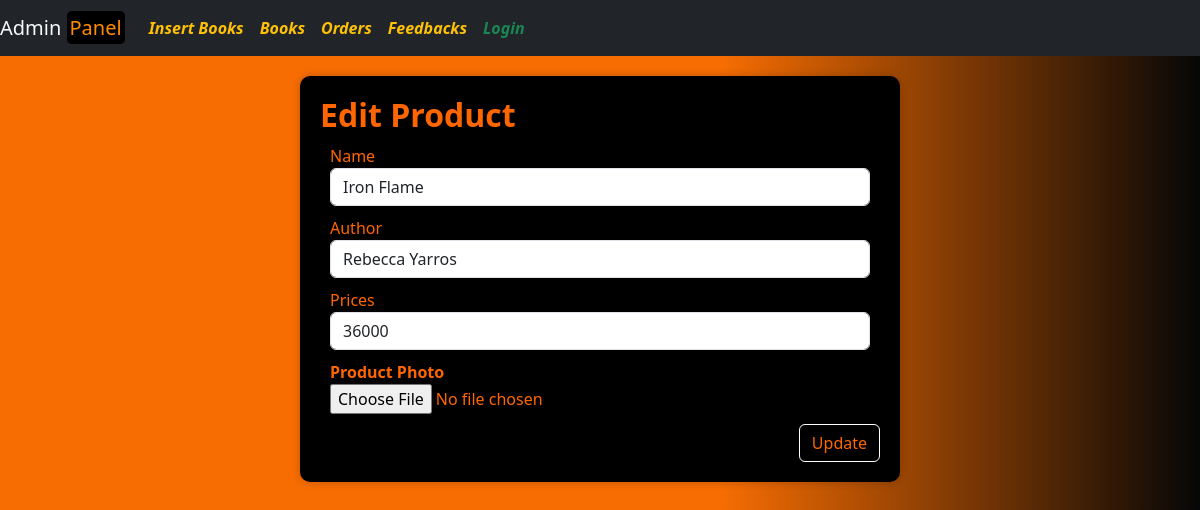
Screenshot of /admin/prod_edit.php?prod_id=1 with the database file from the repository.
### tables this page shows
CREATE TABLE IF NOT EXISTS `products` (
  `prod_id` bigint(20) NOT NULL AUTO_INCREMENT,
  `prod_name` varchar(50) NOT NULL,
  `author` varchar(50) NOT NULL,
  `prices` varchar(50) NOT NULL,
  `prod_img` varchar(50) NOT NULL,
  PRIMARY KEY (`prod_id`)
);

### admin/prod_edit.php (the view, shortened to what this page needs)
<?php
include("header.php");
include("connection.php");
$prod_name = "";
$prod_auth = "";
$prod_prc = "";
if (isset($_GET['prod_id'])) {
    $prod_id = $_GET['prod_id'];
    $sql = "SELECT * FROM products WHERE prod_id = $prod_id";
    $result = mysqli_query($con, $sql);
    if (mysqli_num_rows($result) == 1) {
        $row = mysqli_fetch_assoc($result);
        $prod_name = $row['prod_name'];
        $prod_auth = $row['author'];
        $prod_prc = $row['prices'];
    } else {
        echo '<div class="alert alert-danger" role="alert">Product not found!</div>';
    }
} else {
    echo '<div class="alert alert-danger" role="alert">Invalid request!</div>';
}
?>
<div class="edit-form">
    <h2><b>Edit Product</b></h2>
    <form method="post" enctype="multipart/form-data">
        <div class="form-group">
            <label for="nm">Name</label>
            <input type="text" name="nm" class="form-control" id="nm" required value="<?php echo $prod_name; ?>">
        </div>
        <div class="form-group">
            <label for="auth">Author</label>
            <input type="text" name="auth" class="form-control" id="auth" required value="<?php echo $prod_auth; ?>">
        </div>
        <div class="form-group">
            <label for="prc">Prices</label>
            <input type="text" name="prc" class="form-control" id="prc" required value="<?php echo $prod_prc; ?>">
        </div>
        <div class="form-group">
            <label for="img"><b>Product Photo</b></label><br>
            <input type="file" name="img" class="form-control-file" id="img" accept="image/*">
        </div>
        <div class="btn-container">
            <button type="submit" name="update" class="btn">Update</button>
        </div>
    </form>
</div>

### admin/style.css (style rules this page uses)
body { min-height: 100vh; margin: 0; padding: 0; }

### admin/prod_edit.php (style rules this page uses)
body { background: linear-gradient(90deg, rgba(247, 109, 2, 1) 60%, rgba(6, 6, 6, 1) 100%); color: #000; }
.edit-form { background-color: black; width: 600px; color: #f60; padding: 20px; border-radius: 10px; margin-top: 20px; box-shadow: 0 0 10px rgba(0, 0, 0, 0.2); margin: 20px auto; }
.form-group { margin: 10px; }
label { color: #f60; }
.btn-container { text-align: right; }
.btn { background-color: black; color: #f60; border: 1px solid white; }

### rows the page displays
products: nm "Iron Flame", auth "Rebecca Yarros", prc "36000"
